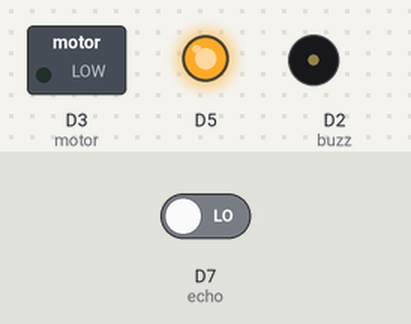
Bench run of a sketch on a simulated ESP8266 (NodeMCU). On the bench: switched loads named in the sketch (green lamp = pin HIGH), output pins drawn as LEDs (lit = HIGH), buzzer (waves = sounding, pin HIGH). The test bench sets the inputs (shaded band); at power-on: D7 (echo) LOW. WiFi joins after 1.5 s; servers stay silent unless stated; pins used as bus, display or sensor lines are not drawn; what the sketch prints to the serial monitor is not drawn.

Above: at 2.0 s.
At 6.0 s:
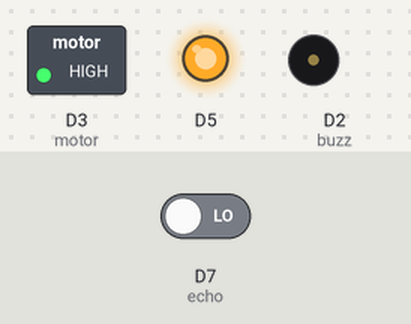
Timing chart, 0 to 8.4 s (numbered marks = the images above):
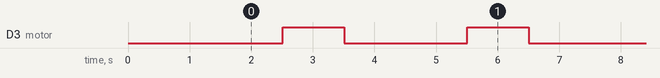

The sketch:

pantech_madurai_dustbin.ino
```cpp
#include <ESP8266WiFi.h>
#include <ThingSpeak.h>
unsigned long myChannelNumber =  984714; //Your Channel Number (Without Brackets)
const char * myWriteAPIKey = "DZ9S4UF0RU725SS0"; //Your Write API Key
const char* ssid = "Pantech Thillainagar";    //  Your Wi-Fi Name
const char* password = "pantechtry";   // Wi-Fi Password
const int trig = D6;
const int echo = D7;
const int trig2 = D0;
const int echo2 = D1;
const int buzz = D2;
const int motor = D3;

float duration;
float distance;
float duration2;
float distance2;
WiFiServer server(80); // server 80 used for Input-Output purpose
WiFiClient client;

 void setup()
{
  Serial.begin(115200); //Default Baudrate

  pinMode(motor, OUTPUT);
  pinMode(buzz, OUTPUT);
  pinMode(trig, OUTPUT);
  pinMode(echo, INPUT);
  pinMode(trig2, OUTPUT);
  pinMode(echo2, INPUT);
  pinMode(D5, OUTPUT);
  Serial.print("Connecting to the Newtork");
  WiFi.begin(ssid, password);  //connect to wifi
  ThingSpeak.begin(client);
    while (WiFi.status() != WL_CONNECTED)
    {
    delay(500);
    Serial.print(".");
  }
  Serial.println("WiFi connected");
  server.begin();  // Starts the Server
  Serial.println("Server started");
  Serial.print("IP Address of network: "); // will IP address on Serial Monitor
  Serial.println(WiFi.localIP());
  Serial.print("Copy and paste the following URL: https://"); // Will print IP address in URL format
  Serial.print(WiFi.localIP());
  Serial.println("/");
}

void loop()
{
  digitalWrite(D5, HIGH);

  digitalWrite(trig,LOW);
  delayMicroseconds(10);
  digitalWrite(trig, HIGH);
  delayMicroseconds(10);

  duration = pulseIn(echo, HIGH);
  distance= duration*340*pow(10,-4)/2;
  Serial.print("distance ");
  Serial.println(distance);

  if(distance<50) {
    digitalWrite(motor,HIGH); //stop
    delay(1000);
    digitalWrite(motor,LOW); //stop
    delay(1000);
    }
}
```

Measured:
- by itself, D3 (motor): alternates HIGH for 1.0 s and LOW for 2.0 s
